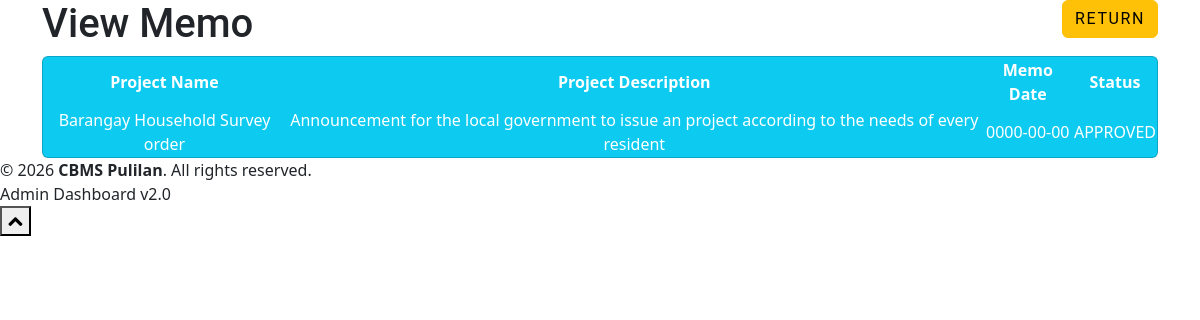
Before: /brgyviewmemo.php with the older database file.
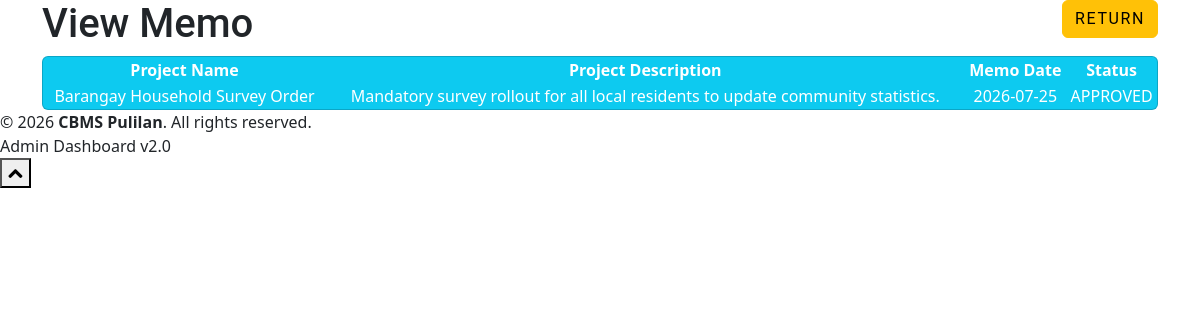
After: the same page with the newer database file.
### tables this page shows
CREATE TABLE IF NOT EXISTS `memo` (
  `memo_id` int NOT NULL AUTO_INCREMENT,
  `project_name` text NOT NULL,
  `project_description` text NOT NULL,
  `picture` varchar(255) DEFAULT NULL,
  `memo_date` date NOT NULL,
  `receiver` text NOT NULL,
  `memo_status` varchar(100) NOT NULL DEFAULT 'PENDING',
  `notification_status` varchar(100) NOT NULL DEFAULT 'UNSEEN',
  PRIMARY KEY (`memo_id`)
);

### brgyviewmemo.php (the view, shortened to what this page needs)
<!DOCTYPE html>
<html>
<head>
    <link rel="stylesheet" type="text/css" href="css/style.default.css">
    <link href="assets/plugins/bootstrap/bootstrap.css" rel="stylesheet" />
    <link href="assets/font-awesome/css/font-awesome.css" rel="stylesheet" />
    <link href="assets/plugins/pace/pace-theme-big-counter.css" rel="stylesheet" />
    <link href="assets/css/style.css" rel="stylesheet" />
    <link href="assets/css/main-style.css" rel="stylesheet" />
    <link href="assets/plugins/morris/morris-0.4.3.min.css" rel="stylesheet" />
   </head>
<body>
<form method="POST">
    <div class="container">
            <div class="row">
                <div class="col-lg-12">
                    <h1 class="page-header">View Memo
                        <a href="brgyindex.php" class="btn btn-warning float-end">Return</a>
                    </h1>
                </div>
            </div>
    <div class="card bg-info text-white col col-lg-12 col-md-12 center" align="center">
            <table class="table-condensed">
              <thead class="label-info">
                <tr>
                    <th>Project Name</th>
                    <th>Project Description</th>
                    <th>Memo Date</th>
                    <th>Status</th>
                </tr>
              </thead>
              <tbody id="livesearch">
                <?php
                $connection = mysqli_connect('localhost','root','','pulilan');
                $sql = mysqli_query($connection, "SELECT * from memo where memo_status = 'APPROVED'");
                if($sql){
                while($result = mysqli_fetch_assoc($sql))
         {
             ?>
              <tr>
              <td><?php echo $result['project_name'];?></td>
              <td><?php echo $result['project_description'];?></td>
              <td><?php echo $result['memo_date'];?></td>
              <td><?php echo $result['memo_status'];?></td>
            </tr>
        <?php
}
}
    ?>
</tbody>
    </table>
    </div>

Changed rows visible on the page:
changed memo "APPROVED": project_name "Barangay Household Survey order" → "Barangay Household Survey Order"; project_description "Announcement for the local government to issue an project according to the needs of every resident" → "Mandatory survey rollout for all local residents to update community statistics."; memo_date "0000-00-00" → "2026-07-25"
